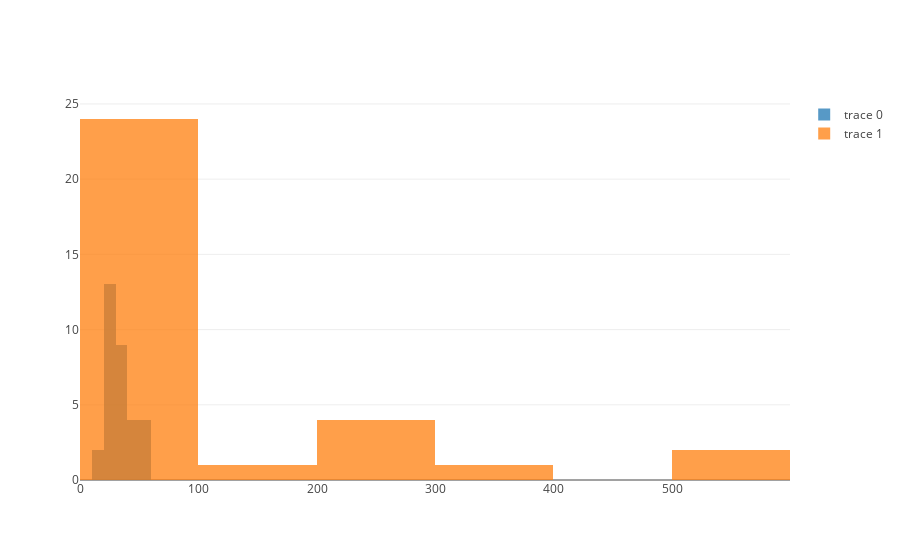

The code cell stored with this chart in its notebook:
### Code cell
trace0 = go.Histogram(
    x = all_accidents,
    opacity = 0.75
)
trace1 = go.Histogram(
    x = total_fatalities,
    opacity = 0.75
)
data = [trace0, trace1]
layout = go.Layout(barmode='overlay')
fig = go.Figure(data=data, layout=layout)

py.iplot(fig)

### Figure 1 — Plotly figure (JSON) as saved in the notebook; plotly's stock layout.template omitted (floating-point values rounded to 4 significant figures)
{"data": [{"opacity": 0.75, "type": "histogram", "x": [23, 16, 21, 24, 34, 30, 28, 24, 26, 18, 23, 23, 36, 37, 49, 50, 51, 56, 46, 41, 54, 30, 40, 33, 28, 28, 30, 30, 31, 27, 23, 28]}, {"opacity": 0.75, "type": "histogram", "x": [15, 4, 526, 8, 232, 285, 278, 39, 62, 33, 1, 239, 168, 380, 8, 1, 12, 92, 531, 0, 22, 14, 22, 50, 1, 3, 52, 2, 0, 0, 9, 0]}], "layout": {"barmode": "overlay"}}
